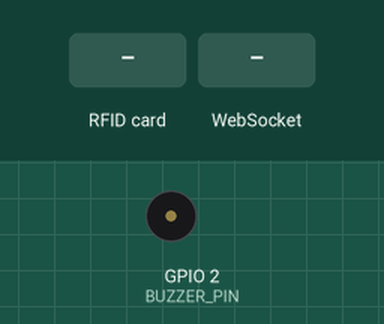
A sketch run on a simulated ESP32-C3. On the bench: buzzer (waves = sounding, pin HIGH). Inputs (shaded band) come from the test bench. WiFi joins after 1.5 s; servers stay silent unless stated; what the sketch prints to the serial monitor is not drawn.

Above: at 3.2 s.
3.3 s: RFID card 5E 7A 19 C4 held to the reader
4.9 s: WebSocket text "1" received
Timing chart, 0 to 7.9 s (numbered marks = the images above; inputs shaded):
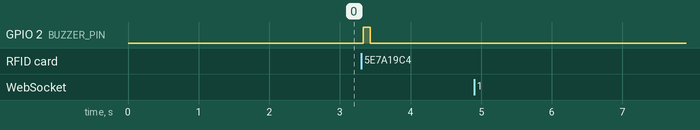

Measured:
- after the input at 3.3 s, GPIO 2 (BUZZER_PIN): LOW → HIGH at once, → LOW 0.10 s later
- after the input at 4.9 s, every drawn part: stays the same

The sketch:

Read_NFC.ino
```cpp
#include <SPI.h>
#include <MFRC522.h>
#include <WiFi.h>
#include <WebSocketsClient.h>

#define RST_PIN         22
#define SS_PIN          5
#define BUZZER_PIN      2  // Buzzer connected to pin 2

const char* ssid = "Hacker";
const char* password = "mo123456";
const char* websocket_server_host = "192.168.29.177"; // Replace with your server's IP
const uint16_t websocket_server_port = 8765;

MFRC522 mfrc522(SS_PIN, RST_PIN);
MFRC522::MIFARE_Key key;
WebSocketsClient webSocket;

constexpr byte sector         = 1;
constexpr byte blockAddr      = 4; // Data block
constexpr byte trailerBlock   = 7; // Trailer block (key information)

void setup() {
    Serial.begin(115200);
    while (!Serial);
    SPI.begin();
    mfrc522.PCD_Init();
    pinMode(BUZZER_PIN, OUTPUT);

    // Initialize the default key (0xFFFFFFFFFFFF)
    for (byte i = 0; i < 6; i++) {
        key.keyByte[i] = 0xFF;
    }

    // Connect to WiFi
    WiFi.begin(ssid, password);
    while (WiFi.status() != WL_CONNECTED) {
        delay(1000);
        Serial.println("Connecting to WiFi...");
    }
    Serial.println("Connected to WiFi");

    // Connect to WebSocket server
    webSocket.begin(websocket_server_host, websocket_server_port, "/");
    webSocket.onEvent(webSocketEvent);
    webSocket.setReconnectInterval(5000);  // Reconnect every 5 seconds if disconnected
    webSocket.enableHeartbeat(15000, 3000, 2);  // Enable WebSocket heartbeats for stability

    Serial.println(F("NFC Reader Ready. Tap a card to read."));
}

void loop() {
    webSocket.loop();

    String nfcData = readNFC();
    if (nfcData != "") {
        nfcData = cleanString(nfcData);  // Clean the data before sending
        webSocket.sendTXT(nfcData);
        digitalWrite(BUZZER_PIN, HIGH);
        delay(100);
        digitalWrite(BUZZER_PIN, LOW);
    }
}

// Function to clean NFC data and remove non-printable characters
String cleanString(String input) {
    String result = "";
    for (int i = 0; i < input.length(); i++) {
        char c = input[i];
        if (isPrintable(c)) {  // Only add printable characters
            result += c;
        }
    }
    return result;
}

String readNFC() {
    // Look for new cards
    if (!mfrc522.PICC_IsNewCardPresent() || !mfrc522.PICC_ReadCardSerial()) {
        return "";
    }

    Serial.println(F("Card detected. Attempting to read..."));

    // Authenticate using key A for the trailer block
    MFRC522::StatusCode status = mfrc522.PCD_Authenticate(MFRC522::PICC_CMD_MF_AUTH_KEY_A, trailerBlock, &key, &(mfrc522.uid));
    if (status != MFRC522::STATUS_OK) {
        Serial.print(F("Authentication failed: "));
        Serial.println(mfrc522.GetStatusCodeName(status));
        return "";
    }

    // Read data from the target block
    byte buffer[18]; // 16 bytes data + 2 bytes CRC
    byte size = sizeof(buffer);
    status = mfrc522.MIFARE_Read(blockAddr, buffer, &size);
    if (status != MFRC522::STATUS_OK) {
        Serial.print(F("Reading failed: "));
        Serial.println(mfrc522.GetStatusCodeName(status));
        return "";
    }

    // Convert buffer to a readable string
    String result = "";
    for (byte i = 0; i < 16; i++) {
        if (buffer[i] >= 32 && buffer[i] <= 126) { // Printable ASCII range
            result += (char)buffer[i];
        } else {
            result += "."; // Replace non-printable characters with '.'
        }
    }

    Serial.println("Data read: " + result);

    // Halt communication with the card
    mfrc522.PICC_HaltA();
    mfrc522.PCD_StopCrypto1();

    return result;
}

void webSocketEvent(WStype_t type, uint8_t * payload, size_t length) {
    switch(type) {
        case WStype_DISCONNECTED:
            Serial.println("WebSocket Disconnected");
            break;
        case WStype_CONNECTED:
            Serial.println("WebSocket Connected");
            break;
        case WStype_TEXT:
            Serial.println("Received text from server: " + String((char*)payload));
            break;
    }
}
```
